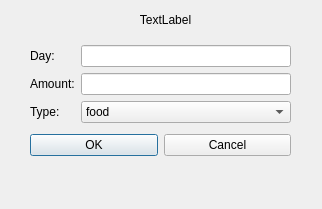
<?xml version="1.0" encoding="UTF-8"?>
<ui version="4.0">
 <class>modifyDialog</class>
 <widget class="QDialog" name="modifyDialog">
  <property name="geometry">
   <rect>
    <x>0</x>
    <y>0</y>
    <width>322</width>
    <height>209</height>
   </rect>
  </property>
  <property name="windowTitle">
   <string>Modify Expense</string>
  </property>
  <widget class="QLabel" name="id">
   <property name="geometry">
    <rect>
     <x>10</x>
     <y>10</y>
     <width>311</width>
     <height>20</height>
    </rect>
   </property>
   <property name="text">
    <string>TextLabel</string>
   </property>
   <property name="alignment">
    <set>Qt::AlignCenter</set>
   </property>
  </widget>
  <widget class="QWidget" name="layoutWidget">
   <property name="geometry">
    <rect>
     <x>30</x>
     <y>40</y>
     <width>261</width>
     <height>121</height>
    </rect>
   </property>
   <layout class="QGridLayout" name="gridLayout_2">
    <item row="0" column="0">
     <layout class="QGridLayout" name="gridLayout">
      <item row="0" column="0">
       <widget class="QLabel" name="label">
        <property name="text">
         <string>Day:</string>
        </property>
       </widget>
      </item>
      <item row="0" column="1">
       <widget class="QLineEdit" name="dayBox"/>
      </item>
      <item row="1" column="0">
       <widget class="QLabel" name="label_2">
        <property name="text">
         <string>Amount:</string>
        </property>
       </widget>
      </item>
      <item row="1" column="1">
       <widget class="QLineEdit" name="amountBox"/>
      </item>
      <item row="2" column="0">
       <widget class="QLabel" name="label_3">
        <property name="text">
         <string>Type:</string>
        </property>
       </widget>
      </item>
      <item row="2" column="1">
       <widget class="QComboBox" name="comboBox">
        <item>
         <property name="text">
          <string>food</string>
         </property>
        </item>
        <item>
         <property name="text">
          <string>housekeeping</string>
         </property>
        </item>
        <item>
         <property name="text">
          <string>telephone</string>
         </property>
        </item>
        <item>
         <property name="text">
          <string>transport</string>
         </property>
        </item>
        <item>
         <property name="text">
          <string>clothing</string>
         </property>
        </item>
        <item>
         <property name="text">
          <string>others</string>
         </property>
        </item>
       </widget>
      </item>
     </layout>
    </item>
    <item row="1" column="0">
     <layout class="QHBoxLayout" name="horizontalLayout">
      <item>
       <widget class="QPushButton" name="okbtn">
        <property name="text">
         <string>OK</string>
        </property>
       </widget>
      </item>
      <item>
       <widget class="QPushButton" name="cancelbtn">
        <property name="text">
         <string>Cancel</string>
        </property>
       </widget>
      </item>
     </layout>
    </item>
   </layout>
  </widget>
  <widget class="QLabel" name="error">
   <property name="geometry">
    <rect>
     <x>30</x>
     <y>180</y>
     <width>261</width>
     <height>20</height>
    </rect>
   </property>
   <property name="text">
    <string/>
   </property>
   <property name="alignment">
    <set>Qt::AlignCenter</set>
   </property>
  </widget>
 </widget>
 <resources/>
 <connections/>
</ui>
